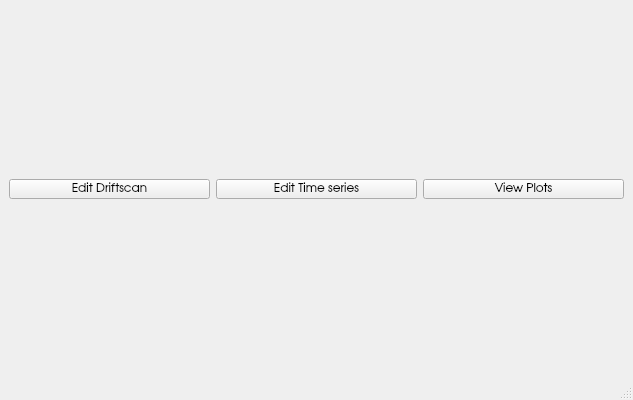
<?xml version="1.0" encoding="UTF-8"?>
<ui version="4.0">
 <class>MainWindow</class>
 <widget class="QMainWindow" name="MainWindow">
  <property name="geometry">
   <rect>
    <x>0</x>
    <y>0</y>
    <width>633</width>
    <height>400</height>
   </rect>
  </property>
  <property name="font">
   <font>
    <family>TeX Gyre Adventor</family>
   </font>
  </property>
  <property name="windowTitle">
   <string>DRAN v1.0</string>
  </property>
  <property name="windowIcon">
   <iconset>
    <normaloff>../icons/3d bar chart.png</normaloff>../icons/3d bar chart.png</iconset>
  </property>
  <widget class="QWidget" name="centralwidget">
   <layout class="QHBoxLayout" name="horizontalLayout">
    <item>
     <layout class="QHBoxLayout" name="main_window_buttons_hLayout">
      <item>
       <widget class="QPushButton" name="btn_edit_driftscan">
        <property name="enabled">
         <bool>true</bool>
        </property>
        <property name="toolTip">
         <string extracomment="Edit a driftscan file"/>
        </property>
        <property name="statusTip">
         <string extracomment="Edit a driftscan file"/>
        </property>
        <property name="text">
         <string>Edit Driftscan</string>
        </property>
       </widget>
      </item>
      <item>
       <widget class="QPushButton" name="btn_edit_timeseries">
        <property name="text">
         <string>Edit Time series</string>
        </property>
       </widget>
      </item>
      <item>
       <widget class="QPushButton" name="btn_view_plots">
        <property name="text">
         <string>View Plots</string>
        </property>
       </widget>
      </item>
     </layout>
    </item>
   </layout>
  </widget>
  <widget class="QStatusBar" name="statusbar"/>
 </widget>
 <resources/>
 <connections/>
</ui>
